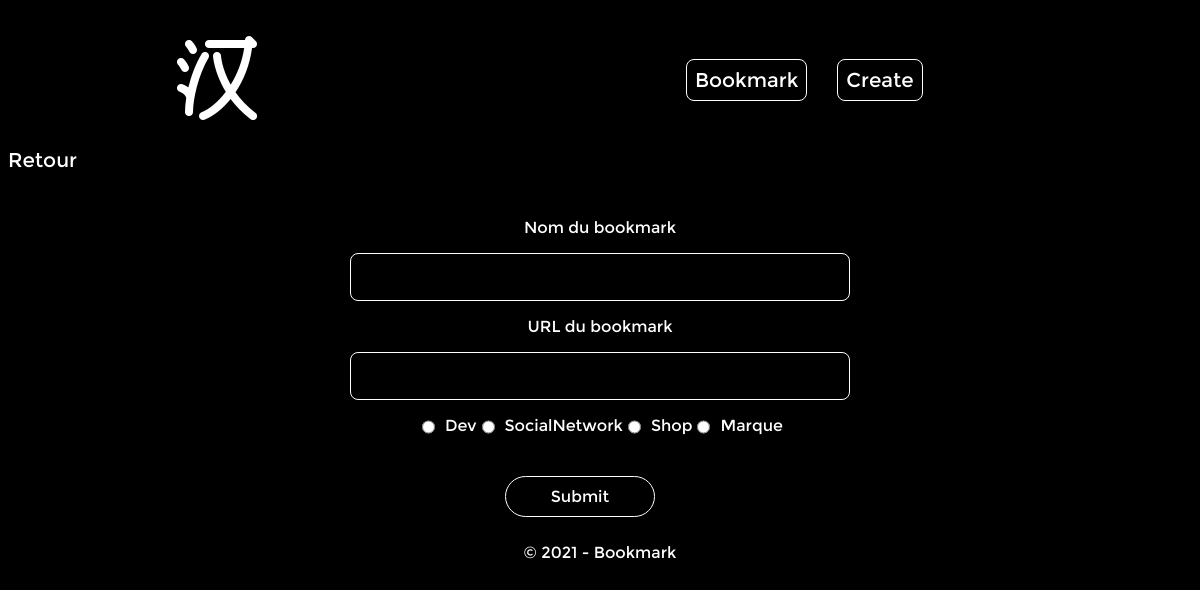
Page /create.php on the committed database.
### tables this page shows
CREATE TABLE `categories` (
  `id` int(5) NOT NULL,
  `name` varchar(255) DEFAULT NULL,
  `description` varchar(255) DEFAULT NULL
);

### create.php (the view, shortened to what this page needs)
<link rel="stylesheet" href="background.css">
<link rel="stylesheet" href="create.css">
<link rel="stylesheet" href="h/header.css">
    <link rel="stylesheet" href="f/footer.css">
<?php
include 'c/connexion.php';
include 'h/header.php';
$reponse2 = $db->prepare('SELECT c.name as "name", c.id as "id" FROM categories as c');
$reponse2->execute();
    $result2 = $reponse2->fetchAll();
?>
<body>
    <a href="./index.php">Retour</a>
    <form action="form.php" method="post">
        <p class="input-p-name">Nom du bookmark</p> <input class="form-control" type="text" name="inputname">
        <p  class="input-p-name">URL du bookmark</p> <input class="form-control" type="text" name="inputurl">
        <p>
            <?php foreach($result2 as $resultat):?>
                <input type="radio" value="<?php echo $resultat["id"]?>" name="radios"><?php echo $resultat["name"]?>
            <?php endforeach; ?>
        </p>
        <input class="btn-input-submit" type="submit" name="submit">
    </form>
</body>
<?php include 'f/footer.php'; ?>

### background.css (style rules this page uses)
body { background-color: #000; }

### create.css (style rules this page uses)
body { display: flex; flex-direction: column; }
form { display: flex; flex-direction: column; padding: 10px; width: 500px; margin: auto; text-align:center; margin-top: 20px; }
input[type="text"] { outline-style: none; }
input[type="radio"] { margin-right: 10px; }
.input-p-name { font-family: terminal; font-size: 16px; }
.form-control { color: #fff; background-color: #000; border: 1px solid #fff; border-radius:8px; padding: 15px; font-family: terminal; }
.btn-input-submit { display: flex; font-family: terminal; color: #fff; background-color: #000; border: 1px solid #fff; border-radius: 24px; padding: 10px; font-size:16px; margin-top: 25px; max-width: 150px; margin-left: 155px; transition: 0.25s; }

### h/header.css (style rules this page uses)
body { color: #fff; font-family: terminal; }
a { color: #fff; text-decoration: none; font-family: terminal; font-size: 20px; transition: 0.25s; }

### f/footer.css (style rules this page uses)
p { display: flex; justify-content: center; }

### rows in the picture
categories: name "Dev"
categories: name "SocialNetwork"
categories: name "Shop"
categories: name "Marque"
